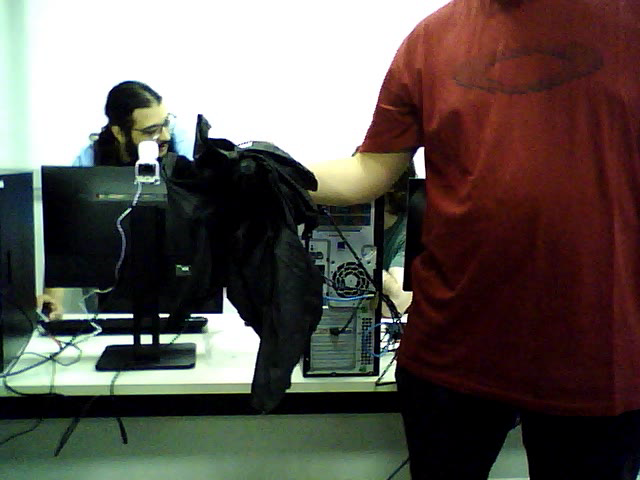
//> input picture frame 6 of lab5/1/objeto_rapido.avi, 640 x 480 px, given in place of objeto_lento.avi, which was not available
$ ./bg_sub   (built with g++ and OpenCV 4)
//> lines starting //> are read from the running program, lines starting //| are printed output that depends on the picture; after the words box and inside, x2 and y2 are one past the last pixel; in counts of white or black regions, pixels touching at a corner belong together; pictures that were not available may be replaced by others from this repository, and a replacement may not be noted
#include <iostream>
#include <sstream>
#include <opencv2/imgcodecs.hpp>
#include <opencv2/imgproc.hpp>
#include <opencv2/videoio.hpp>
#include <opencv2/highgui.hpp>
#include <opencv2/video.hpp>

using namespace cv;
using namespace std;

const char* params
    = "{ algo           | MOG2      | Método de subtração de fundo (KNN, MOG2) }";

void remove_background(const string& video_name, const string& output_video_name, Ptr<BackgroundSubtractor> pBackSub) {
//> called with video_name = "objeto_lento.avi", output_video_name = "objeto_lento_mask.avi"
    // Abre o vídeo
    VideoCapture capture(video_name);
    if (!capture.isOpened()) {
        printf("\nNão foi possível abrir o vídeo: %s\n", video_name.c_str());
        return;
    }

    // Pega informações do vídeo
    int frameWidth = static_cast<int>(capture.get(CAP_PROP_FRAME_WIDTH));
    int frameHeight = static_cast<int>(capture.get(CAP_PROP_FRAME_HEIGHT));
    double fps = capture.get(CAP_PROP_FPS);

    // Gravador para salvar o resultado
    VideoWriter writer(output_video_name, VideoWriter::fourcc('M', 'J', 'P', 'G'), fps, Size(frameWidth, frameHeight), false);
    if (!writer.isOpened()) {
        printf("\nNão foi possível abrir o arquivo para salvar o vídeo: %s\n", output_video_name.c_str());
        return;
    }

    Mat frame, fgMask;
    while (true) {
        capture >> frame;
//> frame is the input picture: 480 rows x 640 cols, CV_8UC3; mean B, G, R 81.4, 86.9, 94.7
        if (frame.empty())
            break;

        // Atualiza modelo de fundo
        pBackSub->apply(frame, fgMask);
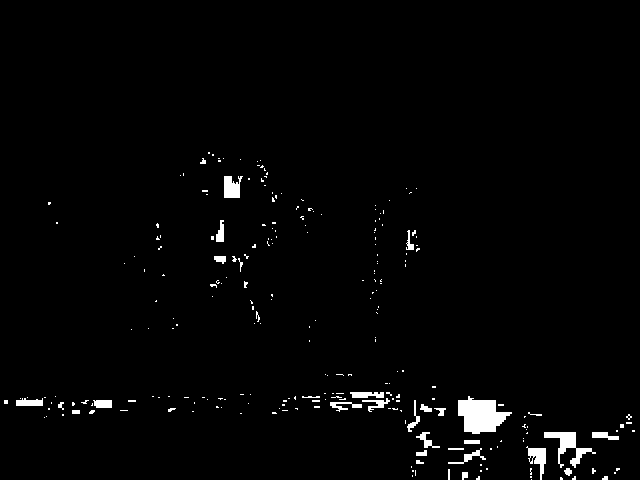
//> fgMask: 480 rows x 640 cols, CV_8UC1; values 127 (black) and 255 (white), 1.9% white; 247 white regions (213 under 20 px), largest, box (x1, y1, x2, y2) and area: (458, 396, 512, 434) 1286, (544, 432, 596, 468) 612, (224, 176, 243, 198) 316

        // Exibe o número do frame
        rectangle(frame, Point(10, 2), Point(100, 20), Scalar(255, 255, 255), -1);
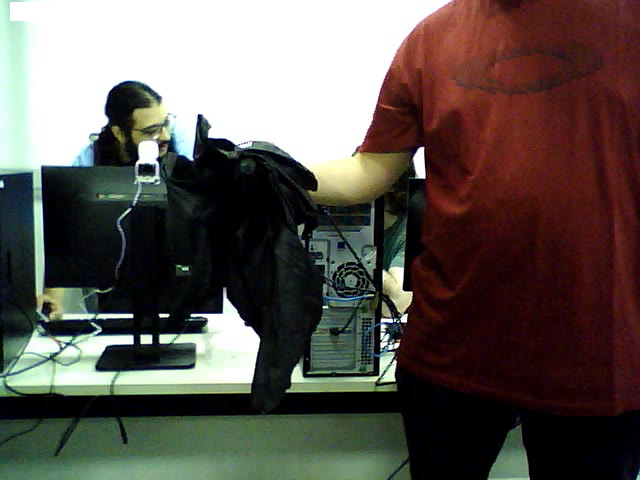
//> frame: 480 rows x 640 cols, CV_8UC3; 0.25% of pixels changed, all inside (x1, y1, x2, y2) = (10, 2, 56, 21)
        stringstream ss;
        ss << capture.get(CAP_PROP_POS_FRAMES);
        string frameNumberString = ss.str();
        putText(frame, frameNumberString.c_str(), Point(15, 15),
                FONT_HERSHEY_SIMPLEX, 0.5, Scalar(0, 0, 0));
//> frame: 480 rows x 640 cols, CV_8UC3; 18 pixels changed, all inside (x1, y1, x2, y2) = (17, 5, 25, 16)

        // Exibe frame atual e fg masks
        imshow("Frame", frame);
        imshow("FG Mask", fgMask);

        // Grava resultado
        writer.write(fgMask);

        // Input do teclado
        int keyboard = waitKey(30);
//> the 'q' key is pressed
        if (keyboard == 'q' || keyboard == 27)
            break;
    }

    capture.release();
    writer.release();
    destroyAllWindows();
}

int main(int argc, char* argv[])
{
    CommandLineParser parser(argc, argv, params);

    // Cria objeto BackgroundSubtractor
    Ptr<BackgroundSubtractor> pBackSub;
    if (parser.get<String>("algo") == "MOG2")
        pBackSub = createBackgroundSubtractorMOG2();
    else
        pBackSub = createBackgroundSubtractorKNN();

    remove_background("objeto_lento.avi", "objeto_lento_mask.avi", pBackSub);

    remove_background("objeto_rapido.avi", "objeto_rapido_mask.avi", pBackSub);
//> in remove_background (call 2), `pBackSub->apply(frame, fgMask);`: fgMask: 480 rows x 640 cols, CV_8UC1; every value is 0
//> the Esc key is pressed

    return 0;
}

$ run again, starting later in the video
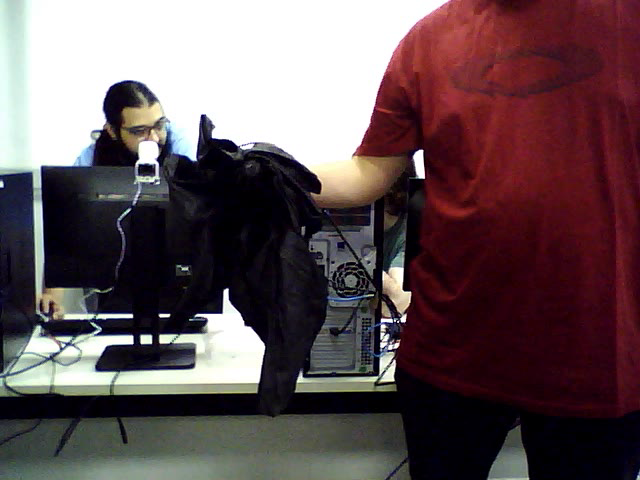
//> input picture frame 29 of lab5/1/objeto_rapido.avi, 640 x 480 px, given in place of objeto_lento.avi, which was not available
//> in remove_background, frame is the input picture: 480 rows x 640 cols, CV_8UC3; mean B, G, R 85.1, 81.6, 99.9
//> in remove_background, `pBackSub->apply(frame, fgMask);`:
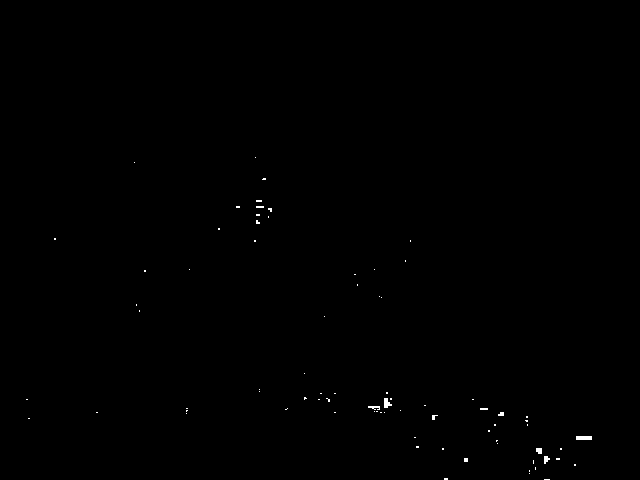
//> fgMask: 480 rows x 640 cols, CV_8UC1; values 127 (black) and 255 (white), 0.17% white; 78 white regions (72 under 20 px), largest, box (x1, y1, x2, y2) and area: (576, 436, 592, 440) 64, (384, 398, 392, 408) 52, (368, 406, 380, 410) 32, (536, 448, 542, 454) 32, (544, 456, 550, 464) 32, (498, 412, 504, 416) 20
//> in remove_background, `rectangle(frame, Point(10, 2), Point(100, 20), Scalar(255, 255, 255), ..`:
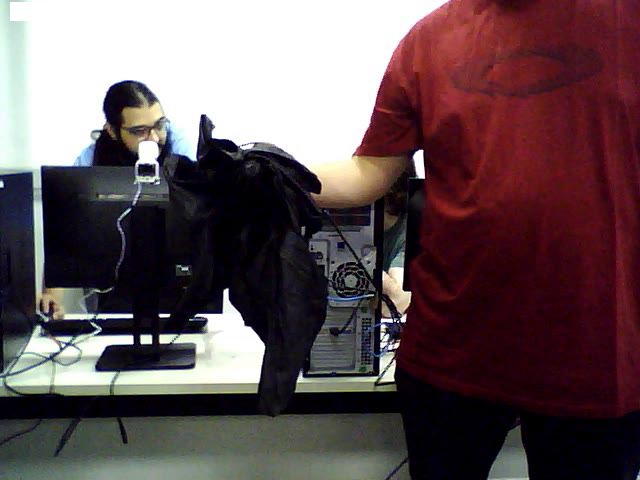
//> frame: 480 rows x 640 cols, CV_8UC3; 0.19% of pixels changed, all inside (x1, y1, x2, y2) = (10, 2, 48, 21)
//> fgMask: 480 rows x 640 cols, CV_8UC1; every value is 0

$ run again, starting later in the video
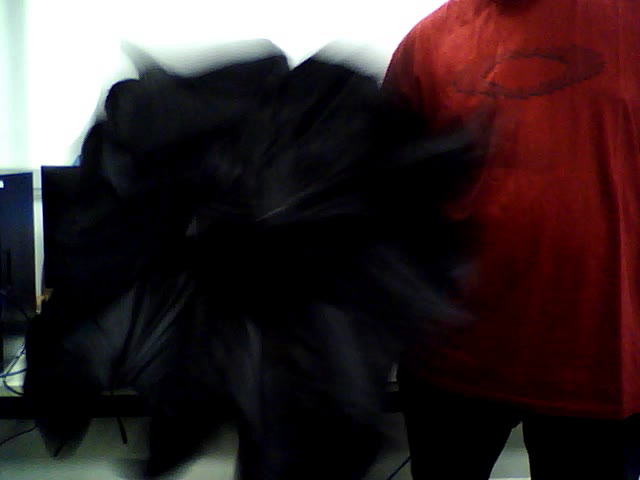
//> input picture frame 52 of lab5/1/objeto_rapido.avi, 640 x 480 px, given in place of objeto_lento.avi, which was not available
//> in remove_background, frame is the input picture: 480 rows x 640 cols, CV_8UC3; mean B, G, R 41.8, 40, 55
//> in remove_background, `pBackSub->apply(frame, fgMask);`:
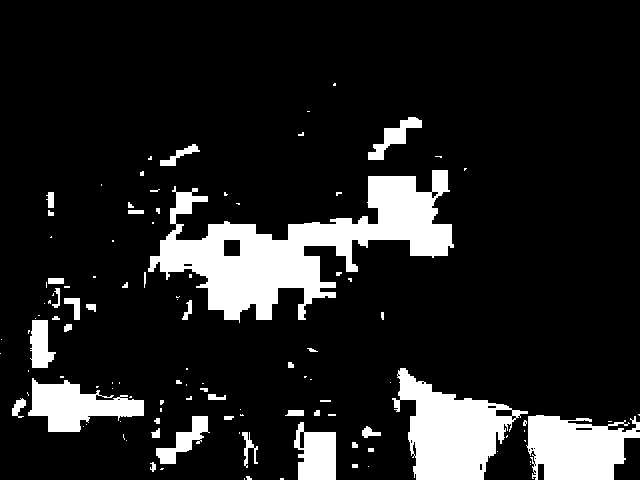
//> fgMask: 480 rows x 640 cols, CV_8UC1; values 127 (black) and 255 (white), 13.5% white; 113 white regions (70 under 20 px), largest, box (x1, y1, x2, y2) and area: (148, 170, 454, 323) 17750, (392, 368, 528, 480) 7791, (526, 415, 640, 480) 5415
//> in remove_background, `rectangle(frame, Point(10, 2), Point(100, 20), Scalar(255, 255, 255), ..`:
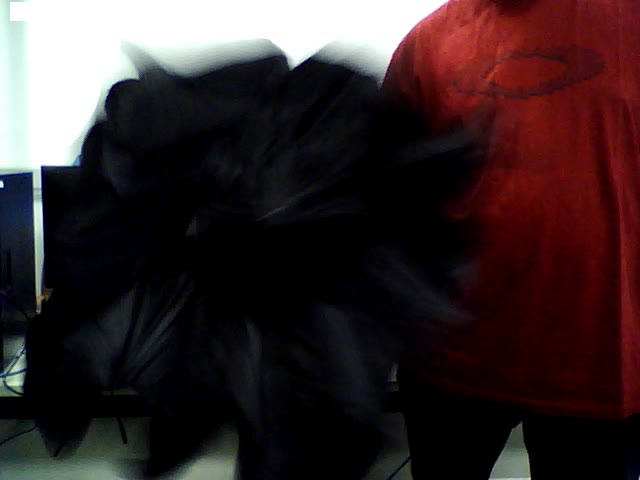
//> frame: 480 rows x 640 cols, CV_8UC3; 0.14% of pixels changed, all inside (x1, y1, x2, y2) = (10, 2, 32, 21)
//> fgMask: 480 rows x 640 cols, CV_8UC1; every value is 0
